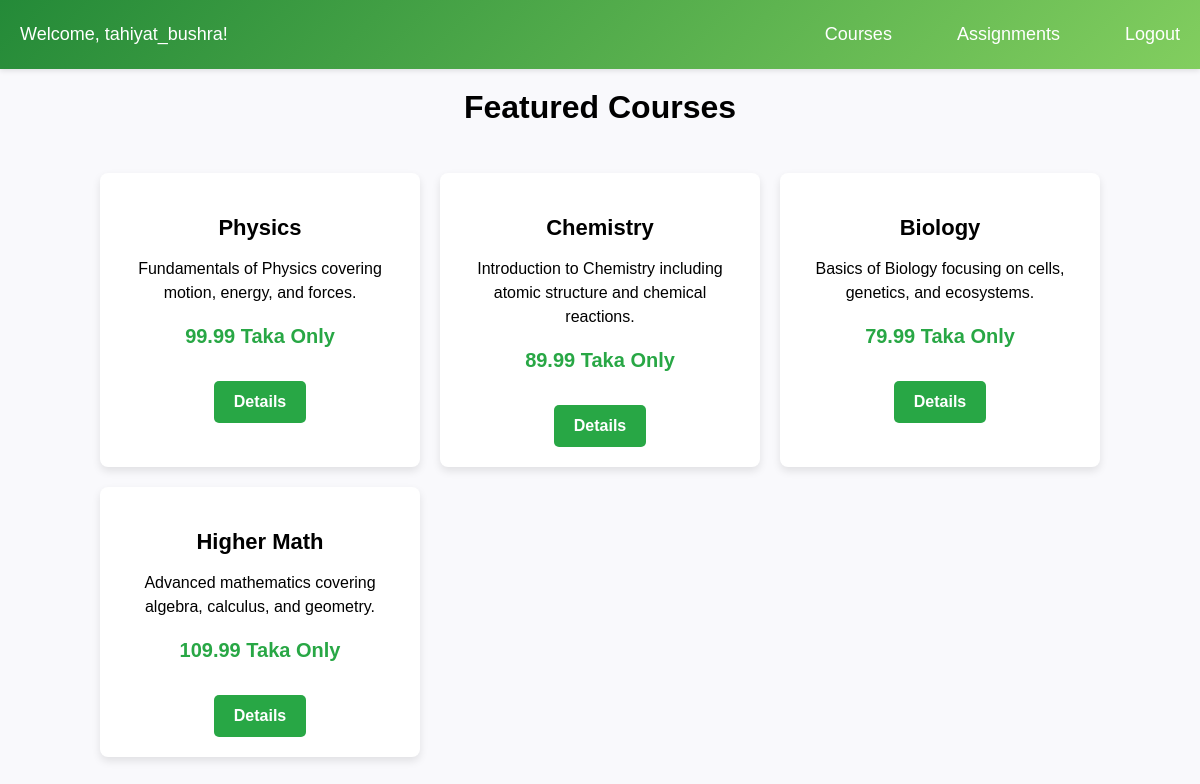
Screenshot of /Student/view/courses.php (signed in) with the database file from the repository.
### tables this page shows
CREATE TABLE `offered_courses` (
  `id` int(11) NOT NULL,
  `course_name` varchar(255) NOT NULL,
  `course_code` varchar(50) NOT NULL,
  `course_description` text NOT NULL,
  `price` decimal(10,2) NOT NULL,
  `instructor_username` varchar(255) NOT NULL
);

### Student/model/db.php (called while the page is built, shortened)
<?php
function openCon() {
    $dbhost = "localhost";
    $dbusername = "root";
    $dbpassword = "";
    $dbname = "user";
    $connobject = new mysqli($dbhost, $dbusername, $dbpassword, $dbname);
    return $connobject;
}
function getOfferedCourses() {
    $con = openCon();
    $sql = "SELECT * FROM offered_courses";
    $result = mysqli_query($con, $sql);
    $courses = [];
    while ($row = mysqli_fetch_assoc($result)) {
        $courses[] = $row;
    }
    return $courses;
}
?>

### Student/control/showOfferCourseControl.php (called while the page is built)
<?php
include_once("../model/db.php");
$courses = getOfferedCourses();
?>

### Student/view/courses.php (the view, shortened to what this page needs)
<?php
include '../control/showOfferCourseControl.php';
?>
<!DOCTYPE html>
<html lang="en">
<head>
    <link rel="stylesheet" href="../css/course.css">
</head>
<body>
    <?php
        if(!isset($_SESSION['user'])){
            require('navbar.php');
        }else{
            require('stNavBar.php');
        }
    ?>
    <section class="featured-courses">
    <h2>Featured Courses</h2>
        <div class="course-grid">
            <?php foreach ($courses as $course): ?>
                <div class="course-item">
                    <h3><?php echo $course['course_name']; ?></h3>
                    <p><?php echo $course['course_description']; ?></p>
                    <p class="course-price"><?php echo htmlspecialchars($course['price']); ?> Taka Only</p>
                    <a href="course_details.php?course=<?php echo urlencode($course['course_code']); ?>" class="btn">Details</a>
                </div>
            <?php endforeach; ?>
        </div>
    </section>
</body>
</html>

### Student/css/course.css (style rules this page uses)
body { font-family: Arial, sans-serif; background-color: #f8f9fa; margin: 0; padding: 0; }
h2 { text-align: center; color: black; font-size: 32px; margin-top: 20px; }
.course-grid { display: grid; grid-template-columns: repeat(auto-fit, minmax(250px, 1fr)); gap: 20px; padding: 20px; max-width: 1000px; margin: auto; }
.course-item { background: white; padding: 20px; border-radius: 8px; box-shadow: 0 4px 8px rgba(0, 0, 0, 0.1); text-align: center; transition: transform 0.3s ease; }
h3 { color: black; font-size: 22px; margin-bottom: 10px; }
p { color: black; font-size: 16px; line-height: 1.5; }
.course-price { font-weight: bold; color: #28a745; font-size: 20px; margin-top: 10px; }
.btn { display: inline-block; background: #28a745; color: white; padding: 12px 20px; text-decoration: none; border-radius: 5px; transition: 0.3s; font-size: 16px; font-weight: bold; margin-top: 10px; }

### Student/css/navbar.css (style rules this page uses)
body { font-family: 'Arial', sans-serif; margin: 0; padding: 0; background-color: #f9f9fc; }

### rows the page displays
offered_courses: course_name "Physics", course_description "Fundamentals of Physics covering motion, energy, and forces.", price "99.99"
offered_courses: course_name "Chemistry", course_description "Introduction to Chemistry including atomic structure and chemical reactions.", price "89.99"
offered_courses: course_name "Biology", course_description "Basics of Biology focusing on cells, genetics, and ecosystems.", price "79.99"
offered_courses: course_name "Higher Math", course_description "Advanced mathematics covering algebra, calculus, and geometry.", price "109.99"

### other values shown
$_SESSION['user']['username'] "tahiyat_bushra"
